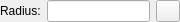
<?xml version="1.0" encoding="UTF-8"?>
<ui version="4.0">
 <class>LC_CircleTangental2EntitiesRadiusOptionsWidget</class>
 <widget class="QWidget" name="LC_CircleTangental2EntitiesRadiusOptionsWidget">
  <property name="geometry">
   <rect>
    <x>0</x>
    <y>0</y>
    <width>180</width>
    <height>22</height>
   </rect>
  </property>
  <property name="sizePolicy">
   <sizepolicy hsizetype="Fixed" vsizetype="Fixed">
    <horstretch>0</horstretch>
    <verstretch>0</verstretch>
   </sizepolicy>
  </property>
  <property name="minimumSize">
   <size>
    <width>65</width>
    <height>22</height>
   </size>
  </property>
  <property name="maximumSize">
   <size>
    <width>180</width>
    <height>32</height>
   </size>
  </property>
  <property name="windowTitle">
   <string>Circle Tangential2 Options</string>
  </property>
  <layout class="QHBoxLayout">
   <property name="leftMargin">
    <number>0</number>
   </property>
   <property name="topMargin">
    <number>0</number>
   </property>
   <property name="rightMargin">
    <number>0</number>
   </property>
   <property name="bottomMargin">
    <number>0</number>
   </property>
   <item>
    <widget class="QLabel" name="lRadius">
     <property name="sizePolicy">
      <sizepolicy hsizetype="Preferred" vsizetype="Preferred">
       <horstretch>0</horstretch>
       <verstretch>0</verstretch>
      </sizepolicy>
     </property>
     <property name="toolTip">
      <string>&lt;html&gt;&lt;head/&gt;&lt;body&gt;&lt;p&gt;Radius of the tangential circle to draw&lt;/p&gt;&lt;/body&gt;&lt;/html&gt;</string>
     </property>
     <property name="text">
      <string>Radius:</string>
     </property>
     <property name="wordWrap">
      <bool>false</bool>
     </property>
    </widget>
   </item>
   <item>
    <widget class="QLineEdit" name="leRadius">
     <property name="sizePolicy">
      <sizepolicy hsizetype="Preferred" vsizetype="Fixed">
       <horstretch>0</horstretch>
       <verstretch>0</verstretch>
      </sizepolicy>
     </property>
     <property name="toolTip">
      <string>Radius of tangential circle</string>
     </property>
    </widget>
   </item>
   <item>
    <widget class="QToolButton" name="tbPickRadius">
     <property name="toolTip">
      <string>Pick radius from drawing</string>
     </property>
     <property name="text">
      <string/>
     </property>
     <property name="icon">
      <iconset resource="../../../../res/icons/icons.qrc">
       <normaloff>:/icons/interactive_pick_distance.lci</normaloff>:/icons/interactive_pick_distance.lci</iconset>
     </property>
    </widget>
   </item>
   <item>
    <spacer name="horizontalSpacer">
     <property name="orientation">
      <enum>Qt::Orientation::Horizontal</enum>
     </property>
     <property name="sizeHint" stdset="0">
      <size>
       <width>0</width>
       <height>20</height>
      </size>
     </property>
    </spacer>
   </item>
  </layout>
 </widget>
 <layoutdefault spacing="6" margin="11"/>
 <resources>
  <include location="../../../../res/icons/icons.qrc"/>
 </resources>
 <connections/>
 <slots>
  <slot>setRadiusToActionAndView(QString)</slot>
 </slots>
</ui>
